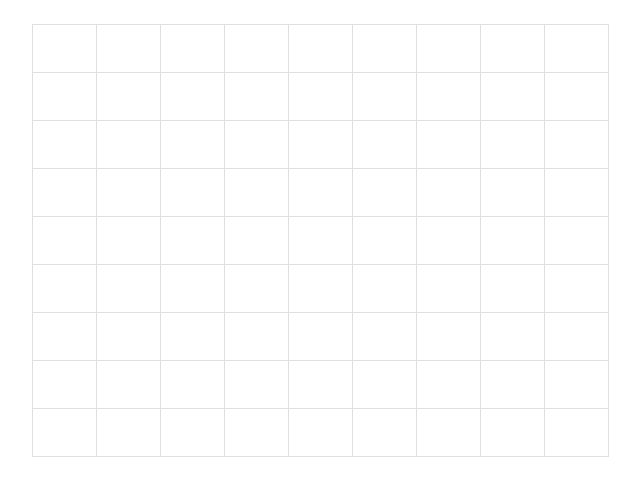
Frame 1 (no input)
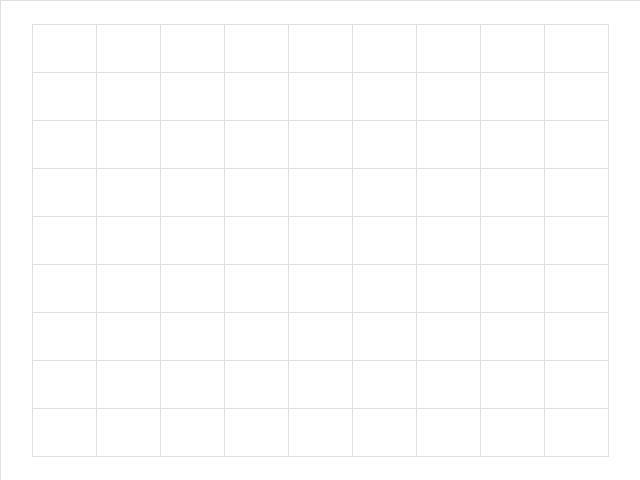
Frame 60 (the mouse pressed at the canvas centre just before this capture)
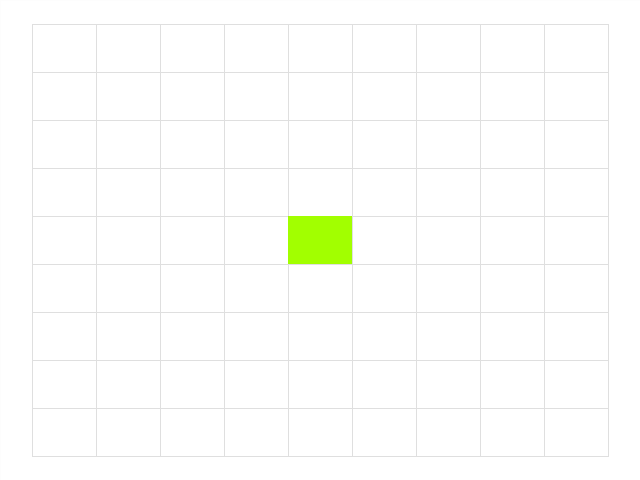
Frame 120 (the mouse held since frame 60 and released just before this capture)

The Processing sketch that drew these frames (run headless with seeded random() and noise(); from frame 60 on, the mouse is pressed at the canvas centre):

// Processing sketch: processing_11972
// ── processing_11972.pde



int tracking=10;
int leading=10;
int numberOfPositions=tracking*leading; //this is how many rects there are in the grid
float widths=width/tracking; //width of each box
float heights=height/leading; //height of each box
float[] xPositions;
float[] yPositions;
float[] greenRects; //this is to draw the rect in diff places




void setup(){
  size(640,480);
  background(255);
  noStroke();
  rectMode(CENTER);
  xPositions=new float[tracking];
  yPositions=new float[leading];
  greenRects=new float [numberOfPositions];

}

void draw() {
  
 
  fill(255,50);
  rect(width/2, height/2 ,width,height);
  noFill();
  for(int rows=1; rows<leading; rows=rows+1){
   for(int columns=1; columns<tracking; columns=columns+1){
      stroke(223,223,223);
     //stroke(map(i+j, 1, tracking+leading,0,255), 200, 250);
     rect(map(columns,0,tracking, 0, width),
             map(rows,0,leading,0,height),
             width/tracking, height/leading);
   }
  }



 
 mousePosition(); //senses which box the mouse is in
}

//right 1/2 rect up 1.5 rect
//width/tracking=block width
//height/leading=block height
//trc=number of block from left to right
//lea=number of block from top to bottom
void mousePosition(){

  int blockWidth=width/tracking;
  int blockHeight=height/leading;
  
  for(int trc=1; trc<tracking; trc++){
    for(int lea=1; lea<leading; lea++){
      if(mouseX>blockWidth*trc-(blockWidth/2)
         &&mouseX<blockWidth*trc+(blockWidth/2)
         &&mouseY>blockHeight*lea-(blockHeight/2)
         &&mouseY<blockHeight*lea+(height/leading)-(blockHeight/2)
         ){
          noStroke();
          fill(162,255,0);
          rect(blockWidth*trc, blockHeight*lea,width/tracking, height/leading);
          
          println(mouseX + "  "  + mouseY);

      }
    }
  }
  
  
}
